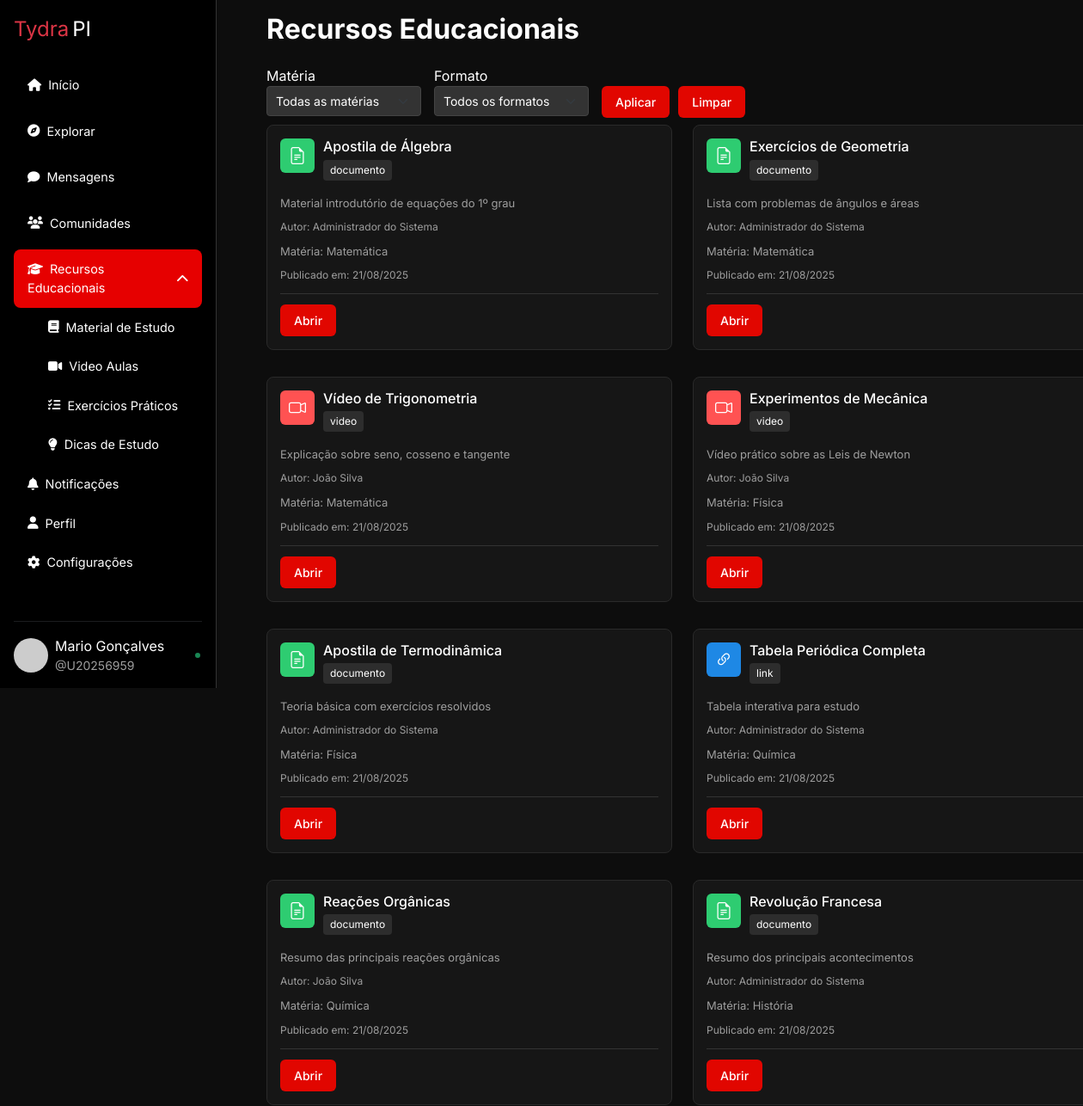
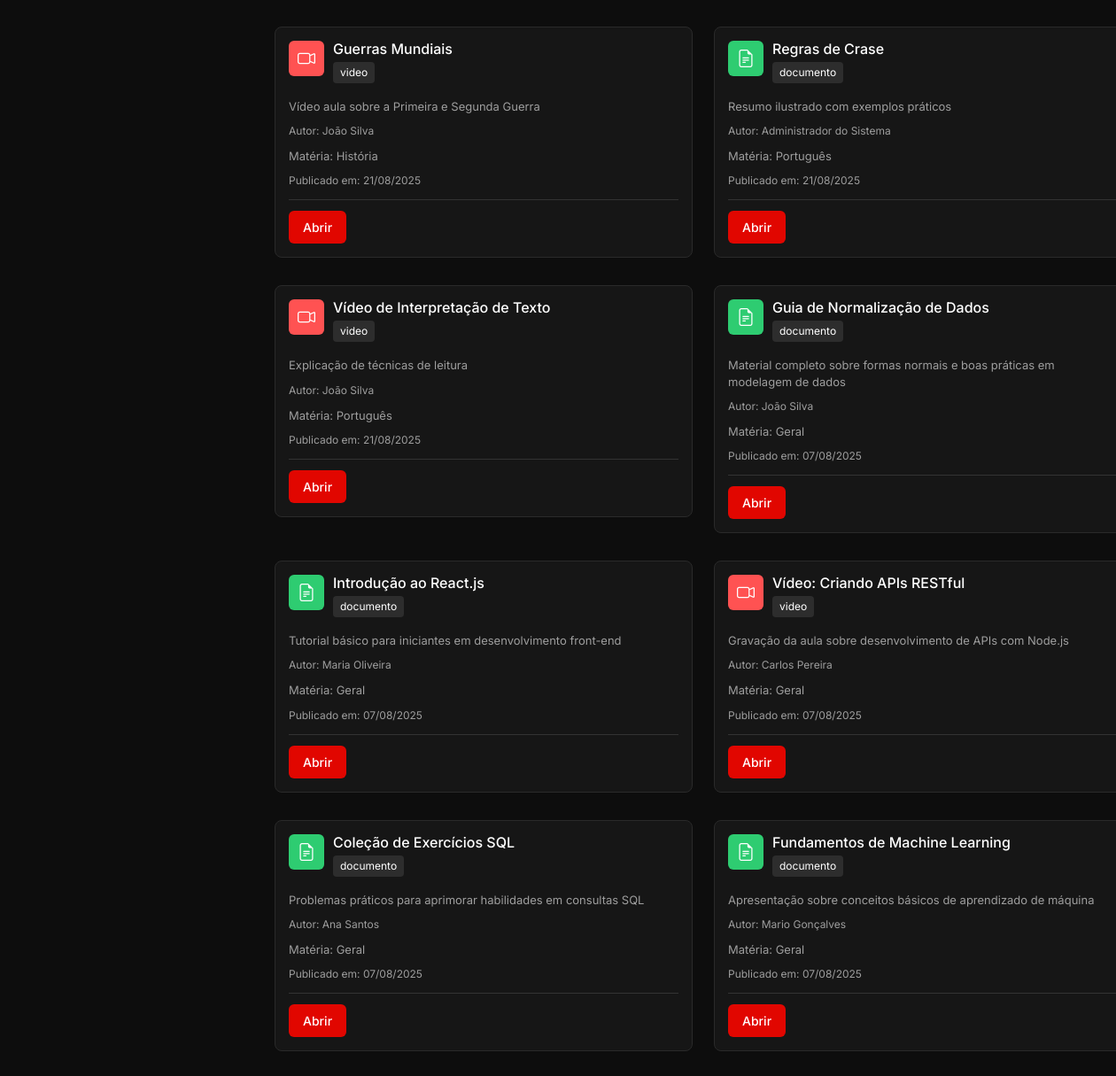
The app's page /recursoeducacionais.php (signed in) with its own data (2 pictures, top to bottom).
### tables this page shows
CREATE TABLE `materiais` (
  `id` int(11) NOT NULL,
  `titulo` varchar(255) NOT NULL,
  `materia` varchar(100) NOT NULL DEFAULT 'Geral',
  `descricao` text DEFAULT NULL,
  `tipo` enum('documento','video','link','outro') DEFAULT 'documento',
  `url` varchar(255) NOT NULL,
  `usuario_id` int(10) UNSIGNED NOT NULL,
  `data_publicacao` datetime DEFAULT current_timestamp()
);

CREATE TABLE `usuario` (
  `idusuario` int(10) UNSIGNED NOT NULL,
  `matricula` varchar(20) NOT NULL,
  `idade` tinyint(3) UNSIGNED NOT NULL,
  `foto` varchar(255) DEFAULT NULL,
  `email` varchar(100) NOT NULL,
  `nome` varchar(80) NOT NULL,
  `senha` varchar(255) NOT NULL,
  `data_criacao` datetime NOT NULL DEFAULT current_timestamp(),
  `status` enum('ativo','inativo') NOT NULL DEFAULT 'ativo',
  `criado_em` datetime NOT NULL DEFAULT current_timestamp(),
  `atualizado_em` datetime NOT NULL DEFAULT current_timestamp() ON UPDATE current_timestamp(),
  `admin` tinyint(1) NOT NULL DEFAULT 0
);

### functions/recursos_functions.php (called while the page is built, shortened)
<?php
$sql = "SELECT m.*, u.nome as autor
        FROM materiais m
        INNER JOIN usuario u ON m.usuario_id = u.idusuario
        WHERE 1=1";
$params = [];
$sql .= " ORDER BY m.data_publicacao DESC";
$stmt = $pdo->prepare($sql);
$stmt->execute($params);
$recursos = $stmt->fetchAll(PDO::FETCH_ASSOC);
?>

### recursoeducacionais.php (the view, shortened to what this page needs)
<?php
include "includes/conexao.php";
include "functions/recursos_functions.php";
include "includes/header.php";
?>
<body>
<?php
include 'includes/sidebar.php'
?>
    <div class="content-wrapper">
        <div class="resources-header">
            <h1 class="h2 fw-bold">Recursos Educacionais</h1>
        </div>
        <div class="filtros-container" id="filtrosSection">
            <form method="GET" action="">
                <div class="filtros-body filtros-inline">
                    <div class="filtro-group">
                        <label class="filtro-label">Matéria</label>
                        <select class="form-select" name="materia">
                            <option value="">Todas as matérias</option>
                        </select>
                    </div>
                    <div class="filtro-group">
                        <label class="filtro-label">Formato</label>
                        <select class="form-select" name="formato">
                            <option value="">Todos os formatos</option>
                        </select>
                    </div>
                    <div class="filtro-acoes">
                        <button type="submit" class=" btn-primary">Aplicar</button>
                        <button type="button" class=" btn-primary" onclick="window.location.href='?'">Limpar</button>
                    </div>
                </div>
            </form>
        </div>
        <div class="row">
            <?php if (count($recursos) > 0): ?>
                <?php foreach ($recursos as $recurso):
                    $icon_class = '';
                    $icon_color_class = '';
                    switch ($recurso['tipo']) {
                        case 'documento':
                            $icon_class = 'bi-file-earmark-text';
                            $icon_color_class = 'icon-green';
                            break;
                        case 'video':
                            $icon_class = 'bi-camera-video';
                            $icon_color_class = 'icon-red';
                            break;
                        case 'link':
                            $icon_class = 'bi-link-45deg';
                            $icon_color_class = 'icon-blue';
                            break;
                    }
                    $js_url = htmlspecialchars($recurso['url'], ENT_QUOTES, 'UTF-8');
                ?>
                    <div class="col-md-6 mb-3">
                        <div class="resource-card">
                            <div class="card-header">
                                <div class="card-icon <?= $icon_color_class ?>">
                                    <i class="bi <?= $icon_class ?>"></i>
                                </div>
                                <div class="card-title-area">
                                    <h3 class="card-title"><?= htmlspecialchars($recurso['titulo']) ?></h3>
                                    <div>
                                        <span class="tag"><?= htmlspecialchars($recurso['tipo']) ?></span>
                                    </div>
                                </div>
                            </div>
                            <p class="card-description"><?= htmlspecialchars($recurso['descricao']) ?></p>
                            <p class="card-author">Autor: <?= htmlspecialchars($recurso['autor']) ?></p>
                            <p class="card-description">Matéria: <?= htmlspecialchars($recurso['materia']) ?></p>
                            <div class="card-stats">
                                <span>Publicado em: <?= date('d/m/Y', strtotime($recurso['data_publicacao'])) ?></span>
                            </div>
                            <div class="card-divider"></div>
                            <div class="card-actions">
                                <button class="action-btn btn-primary" onclick="window.open('<?= $js_url ?>', '_blank')">Abrir</button>
                            </div>
                        </div>
                    </div>
                <?php endforeach; ?>
            <?php endif; ?>
        </div>
    </div>
</body>
</html>

### assets/css/style.css (style rules this page uses)
* { box-sizing: border-box; margin: 0; padding: 0; }
body { font-family: "Inter", -apple-system, BlinkMacSystemFont, "Segoe UI", Roboto, sans-serif; background-color: var(--background); color: var(--text-primary); line-height: 1.6; min-height: 100vh; }
* { margin: 0; padding: 0; box-sizing: border-box; }
body { font-family: Arial, sans-serif; background-color: var(--background-dark); color: var(--text-color) !important; line-height: 1.6; overflow-x: hidden; }
body { background: var(--bg-dark); color: white; }
h1 { font-size: 1.75rem; margin-bottom: 1.5rem; }
.card-title { font-size: 1.1rem; font-weight: 600; }
.card-header { display: flex; justify-content: space-between; align-items: flex-start; margin-bottom: 12px; background-color: transparent !important; border-bottom: none !important; padding: 0 !important; }
.card-title { font-size: 18px; font-weight: bold; }
.card-description { color: var(--text-secondary); margin-bottom: 15px; }
.tag { display: inline-block; background-color: #333; color: var(--text-color); border-radius: 20px; padding: 5px 10px; font-size: 12px; margin-right: 8px; margin-bottom: 8px; }
body { font-family: Arial, sans-serif; background-color: var(--background-dark); color: var(--text-color); overflow-x: hidden; }
.resources-header { display: flex; justify-content: space-between; align-items: center; margin-bottom: 15px; }
.form-select { background-color: #333; border: 1px solid #444; color: white; padding: 6px 10px; border-radius: 4px; width: 100%; font-size: 14px; margin-bottom: 10px; }
.icon-blue { background-color: #2271b1; }
.icon-red { background-color: #ff0000; }
.icon-green { background-color: #00d084; }
.resource-card { background-color: var(--card-background); border: 1px solid var(--card-border); border-radius: 8px; padding: 15px; margin-bottom: 15px; }
.card-header { display: flex; gap: 10px; margin-bottom: 12px; }
.card-icon { width: 40px; height: 40px; border-radius: 6px; display: flex; align-items: center; justify-content: center; font-size: 20px; flex-shrink: 0; }
.card-title-area { flex-grow: 1; }
.card-title { font-size: 16px; font-weight: 500; margin-bottom: 5px; color: white; }
.tag { display: inline-block; background-color: #333; color: white; font-size: 12px; padding: 2px 6px; border-radius: 4px; margin-right: 5px; }
.card-description { font-size: 13px; color: var(--text-secondary); margin-bottom: 10px; line-height: 1.4; }
.card-author { font-size: 12px; color: var(--text-secondary); margin-bottom: 10px; }
.card-stats { display: flex; gap: 15px; font-size: 12px; color: var(--text-secondary); margin-bottom: 12px; }
.card-divider { height: 1px; background-color: #333; margin: 12px 0; }
.card-actions { display: flex; justify-content: space-between; }
.action-btn { padding: 6px 15px; border-radius: 4px; font-size: 14px; cursor: pointer; }
.btn-primary { background-color: var(--primary-color); color: white; border: none; }
.content-wrapper { align-self: center; margin-left: 290px; padding: 20px; width: 80%; }
body { font-family: -apple-system, BlinkMacSystemFont, "Segoe UI", Roboto, Helvetica, Arial, sans-serif; background-color: var(--background-dark); color: var(--text-color); line-height: 1.5; }
.content-wrapper { padding: 15px 20px; }
.action-btn { background-color: #2d2d2d; color: white; border: none; border-radius: 50%; display: flex; align-items: center; justify-content: center; cursor: pointer; }
.tag { display: inline-flex !important; align-items: center !important; background-color: var(--tag-background) !important; color: white !important; padding: 3px 8px !important; border-radius: 4px !important; font-size: 12px !important; margin-right: 5px !important; margin-bottom: 5px !important; }
.icon-blue { background-color: #1e88e5 !important; }
.icon-green { background-color: #2ecc71 !important; }
.icon-red { background-color: var(--red-badge) !important; }
body { font-family: "Inter", sans-serif; background-color: #0D0D0D; color: white; margin: 0; padding: 0; }
h1 { font-size: 1.5rem; font-weight: 700; margin-bottom: 1.5rem; }
h3 { font-size: 1rem; font-weight: 500; }
.tydrapi-button, .btn-primary { background-color: #E10600; color: white; padding: 0.5rem 1rem; border-radius: 0.375rem; transition: background-color 0.3s; border: none; cursor: pointer; font-size: 0.875rem; font-weight: 500; text-decoration: none; display: inline-block; }
body { background-color: #0D0D0D; color: white; font-family: "Inter", sans-serif; }

### records on screen
materiais: titulo "Apostila de Álgebra", tipo "documento", descricao "Material introdutório de equações do 1º grau", usuario.nome "Administrador do Sistema", materia "Matemática", data_publicacao "21/08/2025"
materiais: titulo "Exercícios de Geometria", tipo "documento", descricao "Lista com problemas de ângulos e áreas", usuario.nome "Administrador do Sistema", materia "Matemática", data_publicacao "21/08/2025"
materiais: titulo "Vídeo de Trigonometria", tipo "video", descricao "Explicação sobre seno, cosseno e tangente", usuario.nome "João Silva", materia "Matemática", data_publicacao "21/08/2025"
materiais: titulo "Experimentos de Mecânica", tipo "video", descricao "Vídeo prático sobre as Leis de Newton", usuario.nome "João Silva", materia "Física", data_publicacao "21/08/2025"
materiais: titulo "Apostila de Termodinâmica", tipo "documento", descricao "Teoria básica com exercícios resolvidos", usuario.nome "Administrador do Sistema", materia "Física", data_publicacao "21/08/2025"
materiais: titulo "Tabela Periódica Completa", tipo "link", descricao "Tabela interativa para estudo", usuario.nome "Administrador do Sistema", materia "Química", data_publicacao "21/08/2025"
materiais: titulo "Reações Orgânicas", tipo "documento", descricao "Resumo das principais reações orgânicas", usuario.nome "João Silva", materia "Química", data_publicacao "21/08/2025"
materiais: titulo "Revolução Francesa", tipo "documento", descricao "Resumo dos principais acontecimentos", usuario.nome "Administrador do Sistema", materia "História", data_publicacao "21/08/2025"
materiais: titulo "Guerras Mundiais", tipo "video", descricao "Vídeo aula sobre a Primeira e Segunda Guerra", usuario.nome "João Silva", materia "História", data_publicacao "21/08/2025"
materiais: titulo "Regras de Crase", tipo "documento", descricao "Resumo ilustrado com exemplos práticos", usuario.nome "Administrador do Sistema", materia "Português", data_publicacao "21/08/2025"
materiais: titulo "Vídeo de Interpretação de Texto", tipo "video", descricao "Explicação de técnicas de leitura", usuario.nome "João Silva", materia "Português", data_publicacao "21/08/2025"
materiais: titulo "Guia de Normalização de Dados", tipo "documento", descricao "Material completo sobre formas normais e boas práticas em modelagem de dados", usuario.nome "João Silva", materia "Geral", data_publicacao "07/08/2025"
materiais: titulo "Introdução ao React.js", tipo "documento", descricao "Tutorial básico para iniciantes em desenvolvimento front-end", usuario.nome "Maria Oliveira", materia "Geral", data_publicacao "07/08/2025"
materiais: titulo "Vídeo: Criando APIs RESTful", tipo "video", descricao "Gravação da aula sobre desenvolvimento de APIs com Node.js", usuario.nome "Carlos Pereira", materia "Geral", data_publicacao "07/08/2025"
materiais: titulo "Coleção de Exercícios SQL", tipo "documento", descricao "Problemas práticos para aprimorar habilidades em consultas SQL", usuario.nome "Ana Santos", materia "Geral", data_publicacao "07/08/2025"
materiais: titulo "Fundamentos de Machine Learning", tipo "documento", descricao "Apresentação sobre conceitos básicos de aprendizado de máquina", usuario.nome "Mario Gonçalves", materia "Geral", data_publicacao "07/08/2025"

### other values on screen
$menu['label'] "Recursos Educacionais"
$item['label'] "Material de Estudo"
$item['label'] "Video Aulas"
$item['label'] "Exercícios Práticos"
$item['label'] "Dicas de Estudo"
$menu['label'] "Notificações"
$usuarioNome "Mario Gonçalves"
$usuarioMatricula "U20256959"
